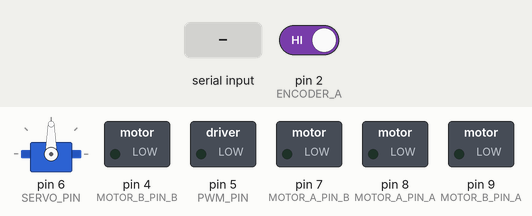
A sketch run on a simulated Arduino Uno, built with avr-gcc and run on an emulated ATmega328P. On the bench: servo, switched loads named in the sketch (green lamp = pin HIGH). Inputs (shaded band) come from the test bench; at power-on: pin 2 (ENCODER_A) HIGH.

Above: at 1.2 s.
1.3 s: "1" received over Serial
At 2.5 s:
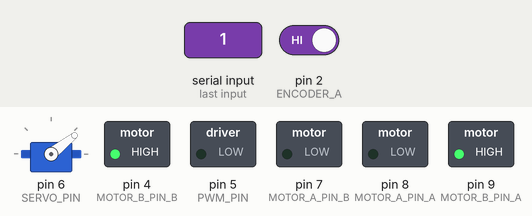
2.9 s: "2" received over Serial
At 3.7 s:
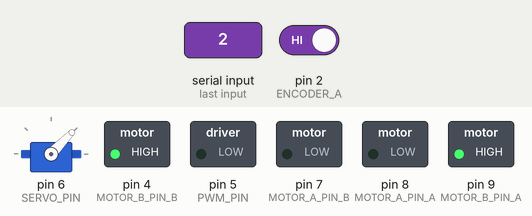
Timing chart, 0 to 5.9 s (numbered marks = the images above; inputs shaded):
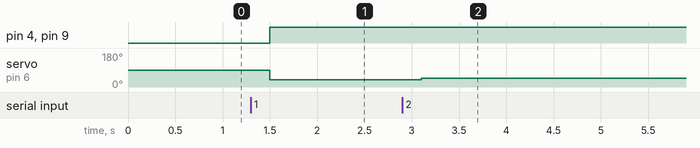

The sketch:

ArduinoControl.ino
```cpp
#include <Servo.h>

byte buffData[2] = {0, 0};

typedef enum Direction {
  DIR_LEFT_7 = 0,
  DIR_LEFT_6 = 1,
  DIR_LEFT_5 = 2,
  DIR_LEFT_4 = 3,
  DIR_LEFT_3 = 4,
  DIR_LEFT_2 = 5,
  DIR_LEFT_1 = 6,
  DIR_STRAIGHT = 7,
  DIR_RIGHT_1 = 8,
  DIR_RIGHT_2 = 9,
  DIR_RIGHT_3 = 10,
  DIR_RIGHT_4 = 11,
  DIR_RIGHT_5 = 12,
  DIR_RIGHT_6 = 13,
  DIR_RIGHT_7 = 14
};

typedef enum Motor {
  MOTOR_STOP = 0,
  MOTOR_FORWARD = 1,
  MOTOR_BACKWARD = 2,
  MOTOR_IDLE = 3
};

typedef enum PWMType {
  PWM_BOTH = 0,
  PWM_INDEPENDANT = 1
};

int PWM;
Direction direction;
Motor motorA;
Motor motorB;
PWMType PWMtype;

// Servo motor
Servo servoDirection;
#define SERVO_PIN  6   //16      // GPIO 16
// You can play with those numbers to define how left and right you want to turn
#define SERVO_LEFT  30
#define SERVO_RIGHT 145

// this is needed for every servo motor
// every servo has specific timing
//#define SERVO_MIN 900
//#define SERVO_MAX 1900

// Motor A
#define MOTOR_A_PIN_A 8 // 5
#define MOTOR_A_PIN_B 7 //4
// Motor B
#define MOTOR_B_PIN_A 9 //0
#define MOTOR_B_PIN_B 4 //2
//PWM pin
#define PWM_PIN 5 //14
//Output pulses.
int pulses;
#define ENCODER_A 2
#define ENCODER_B 3
bool pulsesChanged = false;
long lastPulseSent = 0;
#define MAX_PULSE_WAIT 100000
int rounds = 0;
int lastRounds = 0;

void setup() {
  // put your setup code here, to run once:
  // start serial port
  Serial.begin(115200);
  Serial.setTimeout(200);
  //Serial.println("initialized");
  direction = DIR_STRAIGHT;
  PWMtype = PWM_BOTH;
  motorA = MOTOR_IDLE;
  motorB = MOTOR_IDLE;
  // Setting up the Servo
  //servoDirection.attach(SERVO_PIN, SERVO_MIN, SERVO_MAX);
  servoDirection.attach(SERVO_PIN);
  // Setting up the motors
  pinMode(MOTOR_A_PIN_A, OUTPUT);
  pinMode(MOTOR_A_PIN_B, OUTPUT);
  pinMode(MOTOR_B_PIN_A, OUTPUT);
  pinMode(MOTOR_B_PIN_B, OUTPUT);
  digitalWrite(MOTOR_A_PIN_A, LOW);
  digitalWrite(MOTOR_A_PIN_B, LOW);
  digitalWrite(MOTOR_B_PIN_A, LOW);
  digitalWrite(MOTOR_B_PIN_B, LOW);
  // PWM
  //analogWriteResolution(8); // Setup the resolution for 8 bits in Arduino
  // Next 2 lines are ESP8266 specific
  //analogWriteRange(255);
  //analogWriteFreq(19000); // 19KHz should be all ok
  // Next lines for Arduino
  pinMode(PWM_PIN, OUTPUT);
  analogWrite(PWM_PIN, 0);
  pinMode(ENCODER_A, INPUT);
  pinMode(ENCODER_B, INPUT);
  attachInterrupt(0, A_CHANGE, CHANGE);
}

void loop() {
  if ((pulsesChanged)&&(lastPulseSent >= MAX_PULSE_WAIT)) {
      pulsesChanged = false;
      Serial.println(lastRounds);
      lastPulseSent = 0;
  }
  if (Serial.available()) {
    Serial.readBytes(buffData, 2);
    DecryptSerial();
  }
  lastPulseSent++;
}

void A_CHANGE(){
  if( digitalRead(ENCODER_B) == 0 ) {
    if ( digitalRead(ENCODER_A) == 0 ) {
      // A fell, B is low
      pulses--; // moving reverse
    } else {
      // A rose, B is low
      pulses++; // moving forward
    }
  }
  rounds = pulses / 14;
  if (lastRounds != rounds) {
    lastRounds = rounds;
    pulsesChanged = true;
  }
}

void DecryptSerial()
{
  direction = (Direction)(buffData[0] & 0b1111);
  motorA = (Motor)((buffData[0] >> 4) & 0b11);
  motorB = (Motor)((buffData[0] >> 6) & 0b11);
  PWM = buffData[1];
  //debug
  // Serial.print("Direction: ");
  // Serial.print(direction);
  // Serial.print(" MotorA: ");
  // Serial.print(motorA);
  // Serial.print(" MotorB: ");
  // Serial.print(motorB);
  // Serial.print(" PWM: ");
  // Serial.println(PWM);
  //end debug

  //Change direction
  int dir = SERVO_LEFT + direction * (SERVO_RIGHT - SERVO_LEFT) / 14;
  servoDirection.write(dir);

  // Motor A and Motor B
  if (motorA == MOTOR_IDLE)
  {
    digitalWrite(MOTOR_A_PIN_A, LOW);
    digitalWrite(MOTOR_A_PIN_B, LOW);
  } else if (motorA == MOTOR_STOP)
  {
    digitalWrite(MOTOR_A_PIN_A, HIGH);
    digitalWrite(MOTOR_A_PIN_B, HIGH);
  } else if (motorA == MOTOR_FORWARD)
  {
    digitalWrite(MOTOR_A_PIN_A, HIGH);
    digitalWrite(MOTOR_A_PIN_B, LOW);
  } else if (motorA == MOTOR_BACKWARD)
  {
    digitalWrite(MOTOR_A_PIN_A, LOW);
    digitalWrite(MOTOR_A_PIN_B, HIGH);
  }
  if (motorB == MOTOR_IDLE)
  {
    digitalWrite(MOTOR_B_PIN_A, LOW);
    digitalWrite(MOTOR_B_PIN_B, LOW);
  } else if (motorB == MOTOR_STOP)
  {
    digitalWrite(MOTOR_B_PIN_A, HIGH);
    digitalWrite(MOTOR_B_PIN_B, HIGH);
  } else if (motorB == MOTOR_FORWARD)
  {
    digitalWrite(MOTOR_B_PIN_A, HIGH);
    digitalWrite(MOTOR_B_PIN_B, LOW);
  } else if (motorB == MOTOR_BACKWARD)
  {
    digitalWrite(MOTOR_B_PIN_A, LOW);
    digitalWrite(MOTOR_B_PIN_B, HIGH);
  }

  //PWM
  analogWrite(PWM_PIN, PWM);
}
```

Measured:
- after the input at 1.3 s, pin 4 (MOTOR_B_PIN_B), pin 9 (MOTOR_B_PIN_A): LOW → HIGH after 0.20 s; servo on pin 6 (SERVO_PIN): 90° → 38° after 0.20 s
- after the input at 2.9 s, servo on pin 6 (SERVO_PIN): 38° → 46° after 0.20 s
